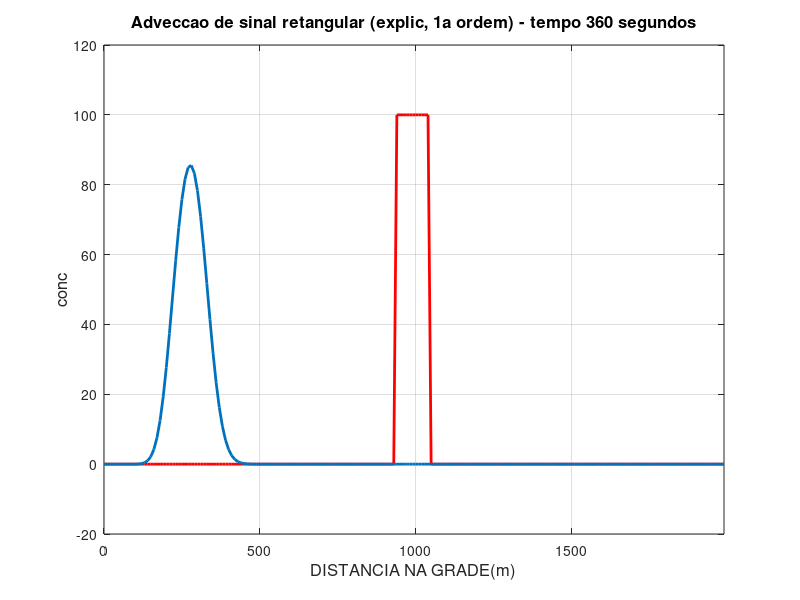

This figure's MATLAB source:
% SOLUCAO DA EQUACAO DA ADVECCAO UNI-DIMENSIONAL LINEAR 
% POR METODO EXPLICITO DE PRIMEIRA ORDEM NO TEMPO E NO ESPACO. 
% SOLUCAO DA ADVECCAO DE UM SINAL RETANGULAR EM SUB-REGIAO DA GRADE   

% FORNECER NUMERO DE PONTOS DA GRADE, NUMERO DE PASSOS DE TEMPO, VELOCIDADE (m/s),
% ESPACAMENTO DE GRADE (m), PASSO DE TEMPO (s),
% AMPLITUDE DO SINAL E SUA POSICAO INICIAL NA GRADE
% E FREQUENCIA DE PLOTAGEM

% clear all; close all; 
clc

% CONSTANTES DO MODELO
jmax=200;
nmax=90;
% testar com c=2;
c=-2;
% testar com dt=5 (coef de amplificacao = 1)
dx=10;
dt=4;

% parametros extras
pol=100;
posini=95;
posfim=105;
freqplo=5;
xgrid=((1:jmax)-1)*dx;

% CALCULOS INICIAIS
qpos=(c+abs(c))*dt/dx/2;
qneg=(c-abs(c))*dt/dx/2;

% CONDICOES INICIAIS
fatu=zeros(jmax,1);
fren=zeros(jmax,1);

fatu(posini:posfim)=pol;
fcin=fatu;

contplo=1;
pol020=0.2*pol;
pol120=1.2*pol;

% LOOP NO TEMPO
% CONDICOES DE CONTORNO
% FORMULA DE RECORRENCIA
% PLOTAGEM (PRESSIONE ENTER PARA EVOLUIR NO TEMPO)
% EVOLUCAO NO TEMPO DAS VARIAVEIS
for n=2:nmax
   tempo=n*dt;
   fren(2:jmax-1) = fatu(2:jmax-1) ...
       - qpos*(fatu(2:jmax-1)-fatu(1:jmax-2)) ...
       - qneg*(fatu(3:jmax)  -fatu(2:jmax-1));
   contplo=contplo+1;
   if(contplo==freqplo)
       contplo=0;
       figure (1)
       plot(xgrid,fcin,'r','LineWidth',2)
       hold
       grid on
       plot(xgrid,fren,'LineWidth',2)
       axis([xgrid(1) xgrid(jmax) -pol020 pol120]);
       title(['Adveccao de sinal retangular (explic, 1a ordem) - tempo ',...
           num2str(tempo),' segundos'],'fontsize',12)
       xlabel('DISTANCIA NA GRADE(m)','fontsize',12)
       ylabel('conc','fontsize',12)
       % pause
       hold off
   end
   fatu=fren;
end
